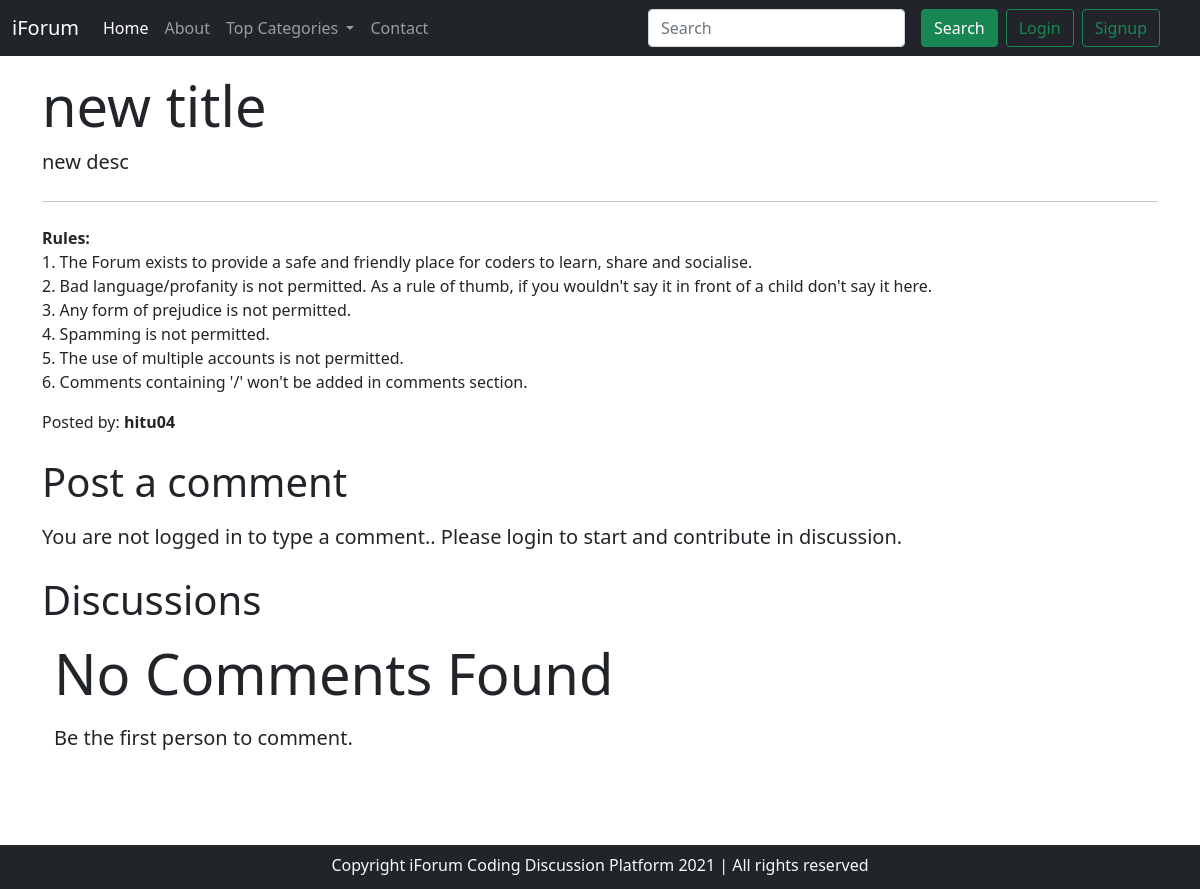
The page /thread.php?thread_id=4 on the database its author committed.
### tables this page shows
CREATE TABLE `threads` (
  `thread_id` int(11) NOT NULL,
  `thread_title` varchar(255) NOT NULL,
  `thread_desc` text NOT NULL,
  `thread_cat_id` int(11) NOT NULL,
  `thread_user` int(11) NOT NULL,
  `thread_dt` datetime NOT NULL DEFAULT current_timestamp()
);

CREATE TABLE `users` (
  `sno` int(11) NOT NULL,
  `user_name` varchar(10) NOT NULL,
  `user_email` varchar(30) NOT NULL,
  `user_pass` varchar(255) NOT NULL,
  `user_dt` datetime NOT NULL DEFAULT current_timestamp()
);

### thread.php (the view, shortened to what this page needs)
<!doctype html>
<html lang="en">
<head>
    <link href="https://cdn.jsdelivr.net/npm/bootstrap@5.1.3/dist/css/bootstrap.min.css" rel="stylesheet">
</head>
<body>
    <?php include 'partials\_dbconnect.php'; ?>
    <?php include 'partials\_header.php'; ?>
    <?php
    $id = $_GET['thread_id'];
    $sql = "select * from `threads` where `thread_id`='$id' ";
    $res = mysqli_query($con, $sql);
    while ($row = mysqli_fetch_assoc($res)) {
        $threadname = $row['thread_title'];
        $threaddesc = $row['thread_desc'];
        $thread_user_id = $row['thread_user'];
        $sql2 = "select user_name from `users` where `sno`='$thread_user_id' ";
        $res2=mysqli_query($con,$sql2);
        $row2 = mysqli_fetch_assoc($res2);
        $posted=$row2['user_name'];
    }
    ?>
    <div class="container my-3">
        <div class="jumbotron">
            <h1 class="display-4"><?php echo $threadname; ?> </h1>
            <p class="lead"><?php echo $threaddesc; ?></p>
            <hr class="my-4">
            <p> <b>Rules: <br></b>
                1. The Forum exists to provide a safe and friendly place for coders to learn, share and socialise.<br>
                2. Bad language/profanity is not permitted. As a rule of thumb, if you wouldn't say it in front of a child don't say it here. <br>
                3. Any form of prejudice is not permitted. <br>
                4. Spamming is not permitted. <br>
                5. The use of multiple accounts is not permitted.<br>
                6. Comments containing '/' won't be added in comments section.
            </p>
            <p>Posted by: <b><?php echo $posted;?></b></p>
        </div>
    </div>
    <?php
                if(isset($_SESSION['loggedin']) and $_SESSION['loggedin']==true){
                        echo '<div class="container">
                        <h1 class="py-2">Post a Comment</h1>
                        <form action="'.$_SERVER["REQUEST_URI"].'" method="POST">
                            <div class="form-group my-3">
                                <label for="exampleFormControlTextarea1">Type your comment</label>
                                <textarea class="form-control my-3" id="comment" name="comment" rows="3"></textarea>
                                <input type="hidden" name="sno" value="'.$_SESSION['sno'].'">
                            </div>
                            <br>
                            <button type="submit" class="btn btn-success py-2">Post Comment</button>
                        </form>
                    </div>
                            ';
                }
                else{
                    echo '
                            <div class="container">
                            <h1 class="py-2">Post a comment</h1>
                            <p class="lead">
                                You are not logged in to type a comment.. Please login to start and contribute in discussion.
                            </p>
                            </div>';
                }
        ?>
    <div class="container">
        <h1 class="py-2">Discussions</h1>
        <?php
        $nores = true;
        if ($nores == true) {
            echo '<div class="jumbotron jumbotron-fluid">
                <div class="container">
                <p class="display-4">No Comments Found</p>
                <p class="lead">Be the first person to comment.
                </p>
                </div>
            </div><br><br>';
        }
        ?>
    </div>
    <br>
    <br>
    <br>
    <?php include 'partials\_footer.php'; ?>
</body>
</html>

### rows shown on the page
threads: thread_title "new title", thread_desc "new desc"
users: user_name "hitu04"
